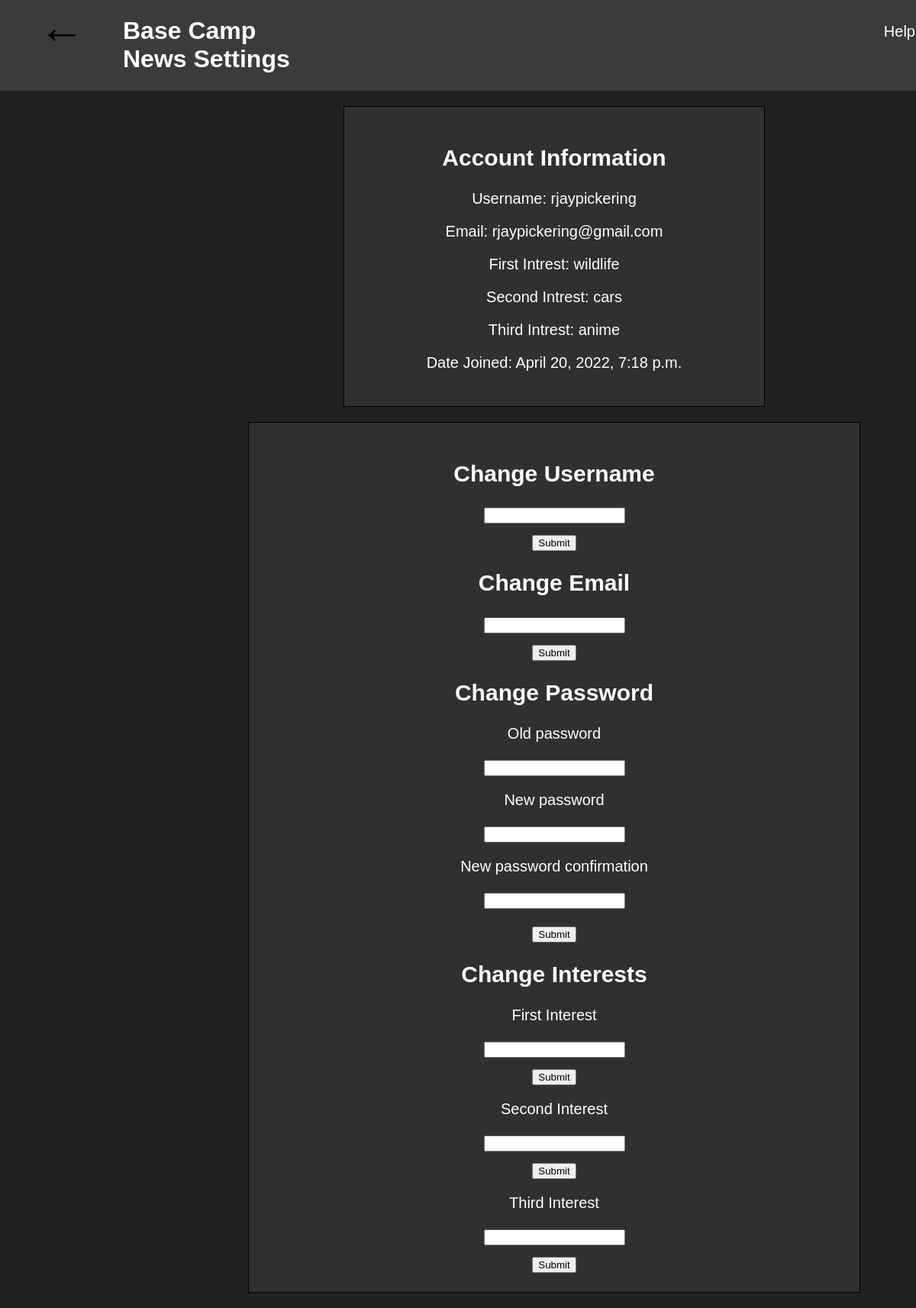
/setting/ (signed in), run on the app's committed database.
### application/models.py (models this page shows, shortened)
class Customer(AbstractBaseUser, PermissionsMixin):
    username = models.CharField(max_length=128)
    email = models.EmailField(unique=True, default='')
    password1 = models.CharField(max_length=120)
    password2 = models.CharField(max_length=120)
    interest1 = models.CharField(max_length=50)
    interest2 = models.CharField(max_length=50)
    interest3 = models.CharField(max_length=50)
    is_staff = models.BooleanField(default=False)
    is_active = models.BooleanField(default=True)
    date_joined = models.DateTimeField(default=timezone.now)
    USERNAME_FIELD = 'email'
    REQUIRED_FIELDS = []
    objects = CustomerManager()

### application/views.py (the view)
# urls.py: path('setting/', settingStyle, name="settings"),
@login_required(login_url='signin')
def settingStyle(request):
    if request.method == 'POST':
        if 'password_change' in request.POST:
            if request.method == 'POST':
                form = PasswordChangeForm(request.user, request.POST)
                context = {'form':form}
                if form.is_valid():
                    user = form.save()
                    update_session_auth_hash(request, user)  # Important!
                    messages.success(request, 'Your password was successfully updated!')
                else:
                    messages.error(request, 'Please correct the error below.')
        elif 'username_change' in request.POST:
            username = request.user.username
            newusername = request.POST.get('new_username')
            user = Customer.objects.get(username = username)
            user.username = newusername
            user.save()
            form = PasswordChangeForm(request.user, request.POST)
            context = {'form':form}
        elif 'email_change' in request.POST:
            username = request.user.username
            newemail = request.POST.get('new_email')
            emails = Customer.objects.get(username = username)
            emails.email = newemail
            emails.save()
            form = PasswordChangeForm(request.user, request.POST)
            context = {'form':form}
        elif 'first_change' in request.POST:
            username = request.user.username
            newInterest = request.POST.get('new_first')
            Interest = Customer.objects.get(username = username)
            Interest.interest1 = newInterest
            Interest.save()
            form = PasswordChangeForm(request.user, request.POST)
            context = {'form':form}
        elif 'second_change' in request.POST:
            username = request.user.username
            newInterest = request.POST.get('new_second')
            Interest = Customer.objects.get(username = username)
            Interest.interest2 = newInterest
            Interest.save()
            form = PasswordChangeForm(request.user, request.POST)
            context = {'form':form}
        elif 'third_change' in request.POST:
            username = request.user.username
            newInterest = request.POST.get('new_third')
            Interest = Customer.objects.get(username = username)
            Interest.interest3 = newInterest
            Interest.save()
            form = PasswordChangeForm(request.user, request.POST)
            context = {'form':form}
    else:
        form = PasswordChangeForm(request.user, request.POST)
        context = {'form':form}
    return render(request, 'settings.html', context)

### application/templates/settings.html (shortened to what this page needs)
{% load static %}
<!DOCTYPE html>
<html lang="en">
  <head>
    <link rel="stylesheet" href="{% static 'index.css' %}" />
  </head>
  <body id="main" class="settings_background">
      <div class="settings_flex">
        <a href="{% url 'home' %}" class="home_settings">←</a>
        <h1>Base Camp News Settings</h1>
        <div class="help_button">
          <p class="openHelp" onclick="openHelp()">Help</p>
        </div>
      </div>
    <div class="information_box">
      <h2>Account Information</h2>
      <p>Username: {{request.user.username}}</p>
      <p>Email: {{request.user.email}}</p>
      <p>First Intrest: {{request.user.interest1}}</p>
      <p>Second Intrest: {{request.user.interest2}}</p>
      <p>Third Intrest: {{request.user.interest3}}</p>
      <p>Date Joined: {{request.user.date_joined}}</p>
    </div>
    <div class="change_username">
      <form action="" method="POST" >
        <h2>Change Username</h2>
        <div><input
          type="text"
          name="new_username"
        />
        <div class="submit_button">
        <input type="submit" value="Submit" name="username_change" />
        </div>
      </form>
    </div>
    <div class="change_email">
      <form action="" method="POST" >
          <h2>Change Email</h2>
          <div><input
            type="text"
            name="new_email"
          />
          <div class="submit_button">
          <input type="submit" value="Submit" name="email_change" />
          </div>
      </form>
    </div>
    <div class="password_box">
      <form action="" method="POST" >
        <h2>Change Password</h2>
        <p>{{form.old_password.label}}</p>
        <p>{{form.old_password}}</p>
        <p>{{form.new_password1.label}}</p>
        <p>{{form.new_password1}}</p>
        <p>{{form.new_password2.label}}</p>
        <p>{{form.new_password2}}</p>
        <div class="submit_button">
        <input type="submit" value="Submit" name="password_change" />
        </div>
      </form>
    </div>
    <div class="interest_change">
      <form action="" method="POST" class="interest_change">
          <h2>Change Interests</h2>
          <p>First Interest</p>
          <div><input
            type="text"
            name="new_first"
          />
          <div class="submit_button">
          <input type="submit" value="Submit" name="first_change" />
          </div>
          <p>Second Interest</p>
          <div><input
            type="text"
            name="new_second"
          />
          <div class="submit_button">
          <input type="submit" value="Submit" name="second_change" />
          </div>
          <p>Third Interest</p>
          <div><input
            type="text"
            name="new_third"
          />
          <div class="submit_button">
          <input type="submit" value="Submit" name="third_change" />
          </div>
      </form>
    </div>
  </body>
</html>

### application/static/index.css (style rules this page uses)
body { font-family: Arial, Helvetica, sans-serif; margin: 0; }
html { padding: 0; margin: 0; }
.openHelp { font-size: 20px; cursor: pointer; color: white; float: right; margin-left: 750px; margin-top: 14px; }
.settings_background { background-color: #212121; color: white; }
.information_box { border: 1px solid black; text-align: center; padding: 25px; font-size: 20px; width: 500px; margin-left: 450px; background-color: rgb(48, 48, 48); margin-top: 20px; margin-bottom: 20px; }
.change_username { border: 1px solid black; text-align: center; padding: 25px; font-size: 20px; width: 750px; margin-left: 325px; background-color: rgb(48, 48, 48); margin-top: 20px; margin-bottom: 20px; }
.change_email { text-align: center; }
.password_box { text-align: center; }
.interest_change { text-align: center; }
.home_settings { font-size: 60px; text-decoration: none; padding-right: 50px; padding-left: 50px; color: black; }
.settings_flex { display: flex; flex-direction: row; border: 1px solid #3a3b3c; background-color: #3a3b3c; text-shadow: 3px black; }
.help_button { padding-top: 15px; }
.submit_button { margin-top: 12px; }

### data on the page
Customer: user.username "rjaypickering", user.email "rjaypickering@gmail.com", user.interest1 "wildlife", user.interest2 "cars", user.interest3 "anime", user.date_joined "April 20, 2022, 7:18 p.m."
